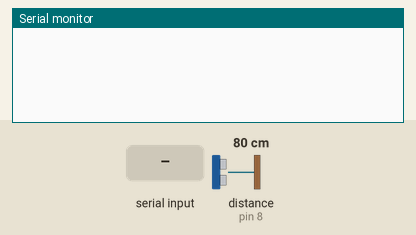
Simulated run of this sketch. Board: Arduino Uno, built with avr-gcc and run on an emulated ATmega328P. Parts: the last lines printed to the serial monitor. Inputs (shaded band) come from the test bench; at power-on: distance to the obstacle (sensor on pin 8) 80 cm. The echo pulse lasts 58.3 µs per cm.

Above: at 1.2 s.
1.3 s: "PING\n" received over Serial
At 1.7 s:
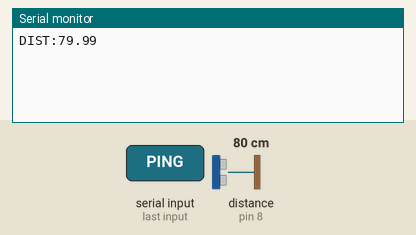
2.8 s: "1\n" received over Serial
At 3.9 s:
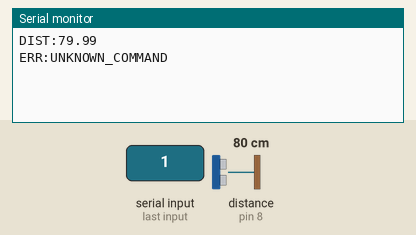

The sketch:

arduino_ultrasonic_sensor.ino
```cpp
/*
  Arduino Uno ultrasonic sensor firmware for navigation_service.

  Wiring:
    HC-SR04 VCC  -> Arduino 5V
    HC-SR04 GND  -> Arduino GND
    HC-SR04 TRIG -> Arduino D9
    HC-SR04 ECHO -> Arduino D8

  Serial protocol at 115200 baud:
    Python sends: PING
    Arduino sends: DIST:<centimeters>
*/

#include <string.h>

const uint8_t TRIG_PIN = 9;
const uint8_t ECHO_PIN = 8;
const unsigned long SERIAL_BAUD = 115200;
const unsigned long ECHO_TIMEOUT_US = 30000;
const uint8_t COMMAND_BUFFER_SIZE = 16;
const uint8_t MEASUREMENT_ATTEMPTS = 3;

void setup() {
  pinMode(TRIG_PIN, OUTPUT);
  pinMode(ECHO_PIN, INPUT);
  digitalWrite(TRIG_PIN, LOW);
  Serial.begin(SERIAL_BAUD);
}

float measureDistanceCm() {
  for (uint8_t attempt = 0; attempt < MEASUREMENT_ATTEMPTS; attempt++) {
    digitalWrite(TRIG_PIN, LOW);
    delayMicroseconds(2);
    digitalWrite(TRIG_PIN, HIGH);
    delayMicroseconds(10);
    digitalWrite(TRIG_PIN, LOW);

    unsigned long echoDuration = pulseIn(ECHO_PIN, HIGH, ECHO_TIMEOUT_US);
    if (echoDuration > 0) {
      return (echoDuration * 0.0343) / 2.0;
    }

    delay(5);
  }

  return -1.0;
}

void loop() {
  static char command[COMMAND_BUFFER_SIZE];
  static uint8_t commandLength = 0;

  while (Serial.available() > 0) {
    char incoming = Serial.read();

    if (incoming == '\r') {
      continue;
    }

    if (incoming != '\n') {
      if (commandLength < COMMAND_BUFFER_SIZE - 1) {
        command[commandLength++] = incoming;
      }
      continue;
    }

    command[commandLength] = '\0';
    commandLength = 0;

    if (strcmp(command, "PING") != 0) {
      Serial.println("ERR:UNKNOWN_COMMAND");
      continue;
    }

    float distanceCm = measureDistanceCm();
    if (distanceCm < 0) {
      Serial.println("DIST:-1");
    } else {
      Serial.print("DIST:");
      Serial.println(distanceCm, 2);
    }
  }
}
```

Measured:
- after the input at 1.3 s, the serial monitor: prints a new line at once (image 1)
- after the input at 2.8 s, the serial monitor: prints a new line at once (image 2)
